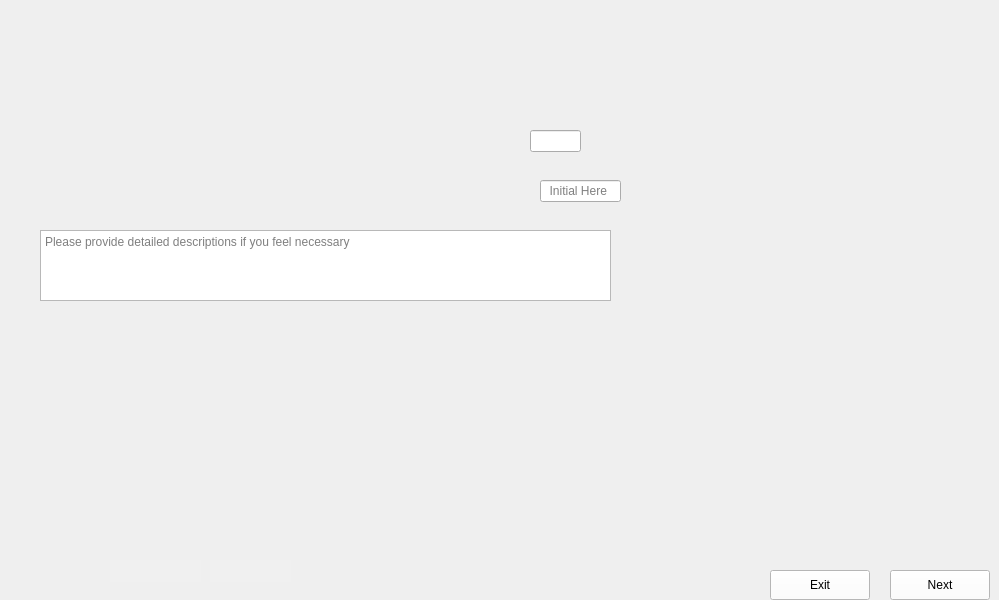
      <widget class="QWidget" name="Dice_Framing_Trench_Pattern_1">
       <property name="maximumSize">
        <size>
         <width>1024</width>
         <height>600</height>
        </size>
       </property>
       <property name="styleSheet">
        <string notr="true">border-image: url(:/images/images/Dice_Framing_Trench_Pattern_1.png);</string>
       </property>
       <widget class="QLineEdit" name="Dice_Framing_Trench_Pattern_1_Data1">
        <property name="geometry">
         <rect>
          <x>530</x>
          <y>130</y>
          <width>51</width>
          <height>22</height>
         </rect>
        </property>
        <property name="styleSheet">
         <string notr="true">border-image:None;</string>
        </property>
       </widget>
       <widget class="QLineEdit" name="Dice_Framing_Trench_Pattern_1_Data0">
        <property name="geometry">
         <rect>
          <x>540</x>
          <y>180</y>
          <width>81</width>
          <height>22</height>
         </rect>
        </property>
        <property name="styleSheet">
         <string notr="true">border-image:None;</string>
        </property>
        <property name="placeholderText">
         <string>  Initial Here</string>
        </property>
       </widget>
       <widget class="QTextEdit" name="Dice_Framing_Trench_Pattern_1_Comments">
        <property name="geometry">
         <rect>
          <x>40</x>
          <y>230</y>
          <width>571</width>
          <height>71</height>
         </rect>
        </property>
        <property name="styleSheet">
         <string notr="true">border-image:None;</string>
        </property>
        <property name="placeholderText">
         <string>Please provide detailed descriptions if you feel necessary </string>
        </property>
       </widget>
       <widget class="QLineEdit" name="Dice_Framing_Trench_Pattern_1_Initials">
        <property name="geometry">
         <rect>
          <x>210</x>
          <y>560</y>
          <width>81</width>
          <height>22</height>
         </rect>
        </property>
        <property name="styleSheet">
         <string notr="true">QLineEdit{
background-color: rgb(240, 240, 240);
border: none;
border-image:None;
}</string>
        </property>
       </widget>
       <widget class="QLineEdit" name="Dice_Framing_Trench_Pattern_1_Dates">
        <property name="geometry">
         <rect>
          <x>110</x>
          <y>560</y>
          <width>91</width>
          <height>22</height>
         </rect>
        </property>
        <property name="styleSheet">
         <string notr="true">QLineEdit{
background-color: rgb(240, 240, 240);
border: none;
border-image:None;
}</string>
        </property>
       </widget>
       <widget class="QPushButton" name="Dice_Framing_Trench_Pattern_1_Next">
        <property name="geometry">
         <rect>
          <x>890</x>
          <y>570</y>
          <width>100</width>
          <height>30</height>
         </rect>
        </property>
        <property name="styleSheet">
         <string notr="true">QPushButton{
background-color: rgb(255, 255, 255);
height: 35px;
border-image:None;
}
QPushButton::hover{
background-color: rgb(0, 0, 255);
}
QPushButton:pressed{
padding-top:7px;
padding-top:7px;
}</string>
        </property>
        <property name="text">
         <string>Next</string>
        </property>
       </widget>
       <widget class="QPushButton" name="Dice_Framing_Trench_Pattern_1_Back">
        <property name="geometry">
         <rect>
          <x>770</x>
          <y>570</y>
          <width>100</width>
          <height>30</height>
         </rect>
        </property>
        <property name="styleSheet">
         <string notr="true">QPushButton{
background-color: rgb(255, 255, 255);
height: 35px;
border-image:None;
}
QPushButton::hover{
background-color: rgb(0, 0, 255);
}
QPushButton:pressed{
padding-top:7px;
padding-top:7px;
}</string>
        </property>
        <property name="text">
         <string>Exit</string>
        </property>
       </widget>
      </widget>
